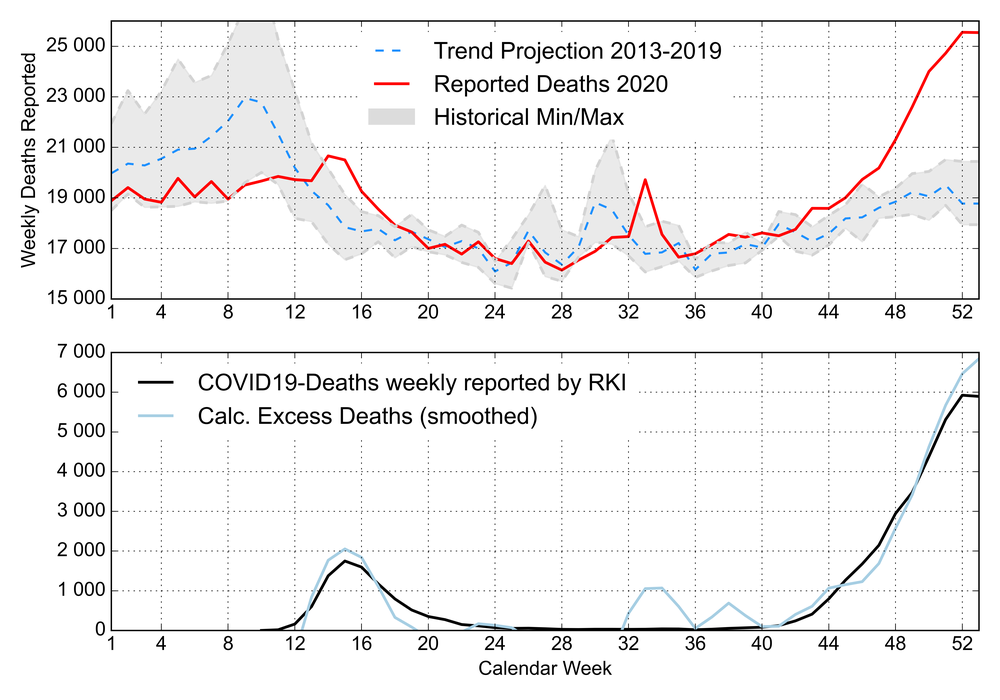
#> input picture article/figures/Fig 2a de üs 2020 baseline 13-19 plus C19.tif, 1000 x 700 px, shrunk from 6000 x 4200 before the run
$ python 'Fig S2 abcd combined.py'
#> lines starting #> are read from the running program, lines starting #| are printed output that depends on the picture
from PIL import Image, ImageDraw

# Bilder laden
img1 = Image.open("../figures/Fig 2a de üs 2020 baseline 13-19 plus C19.tif")
#> img1 is the input picture: PIL image 1000x700 RGBA; mean R, G, B, A 242.9, 242, 242.3, 255
img2 = Image.open("../figures/Fig 2b de üs 2021 baseline 13-19.tif")
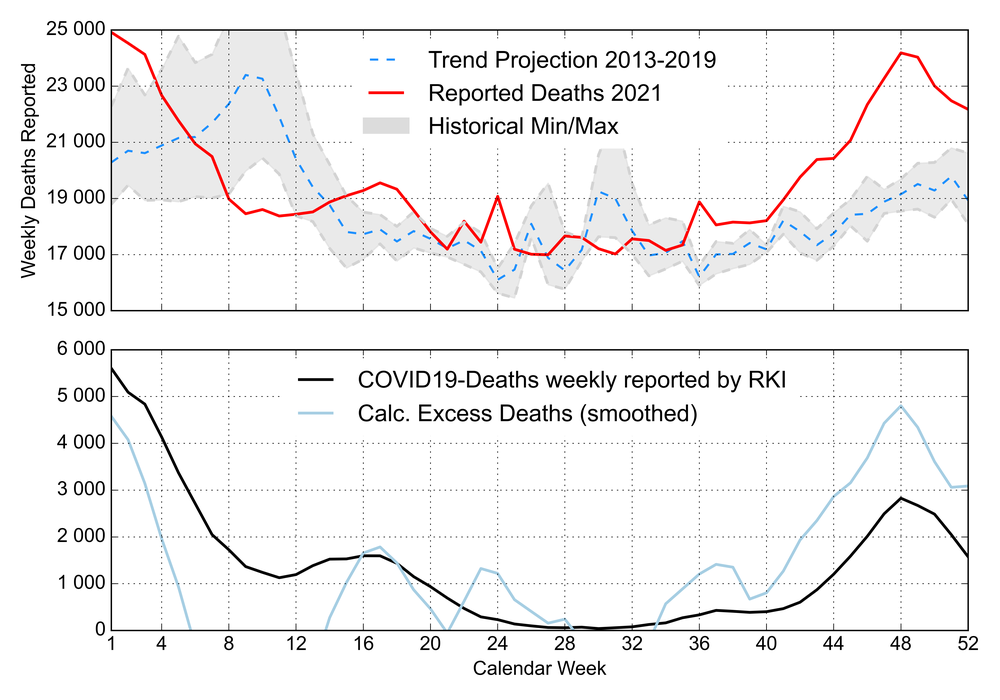
#> input picture article/figures/Fig 2b de üs 2021 baseline 13-19.tif, 1000 x 700 px, shrunk from 6000 x 4200 before the run
#> img2 is the input picture: PIL image 1000x700 RGBA; mean R, G, B, A 243, 242.2, 242.5, 255
img3 = Image.open("../figures/Fig 2c de üs 2022 baseline 13-19.tif")
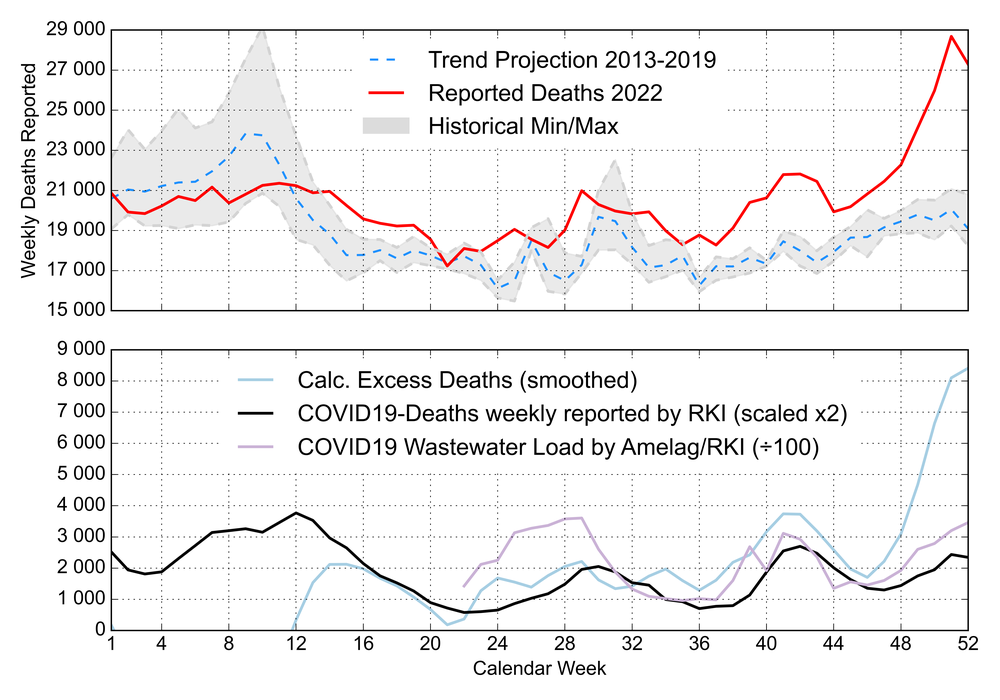
#> input picture article/figures/Fig 2c de üs 2022 baseline 13-19.tif, 1000 x 700 px, shrunk from 6000 x 4200 before the run
#> img3 is the input picture: PIL image 1000x700 RGBA; mean R, G, B, A 241.7, 240.8, 241.2, 255
img4 = Image.open("../figures/Fig 2d de üs 2023 baseline 13-19.tif")
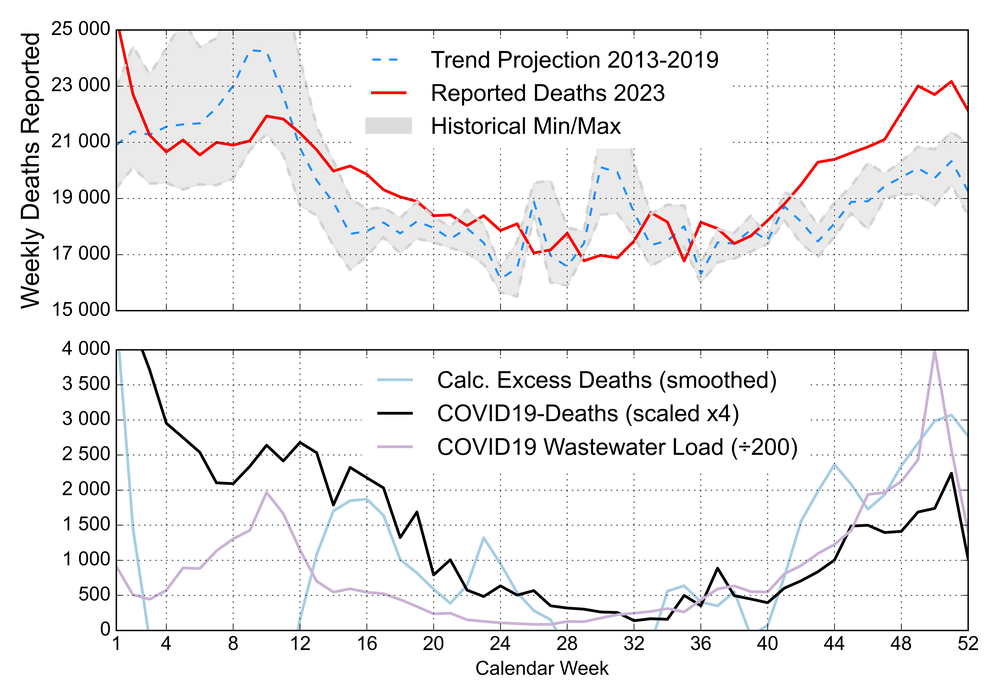
#> input picture article/figures/Fig 2d de üs 2023 baseline 13-19.tif, 1000 x 700 px, shrunk from 6000 x 4200 before the run
#> img4 is the input picture: PIL image 1000x700 RGBA; mean R, G, B, A 241.6, 240.7, 241.3, 255

# gleiche Größe annehmen
w, h = img1.size
#> w = 1000; h = 700

# neue Leinwand
canvas = Image.new("RGB", (2*w, 2*h), "white")
#> canvas: PIL image 2000x1400 RGB; every value is 255

# einfügen
canvas.paste(img1, (0, 0))
canvas.paste(img2, (w, 0))
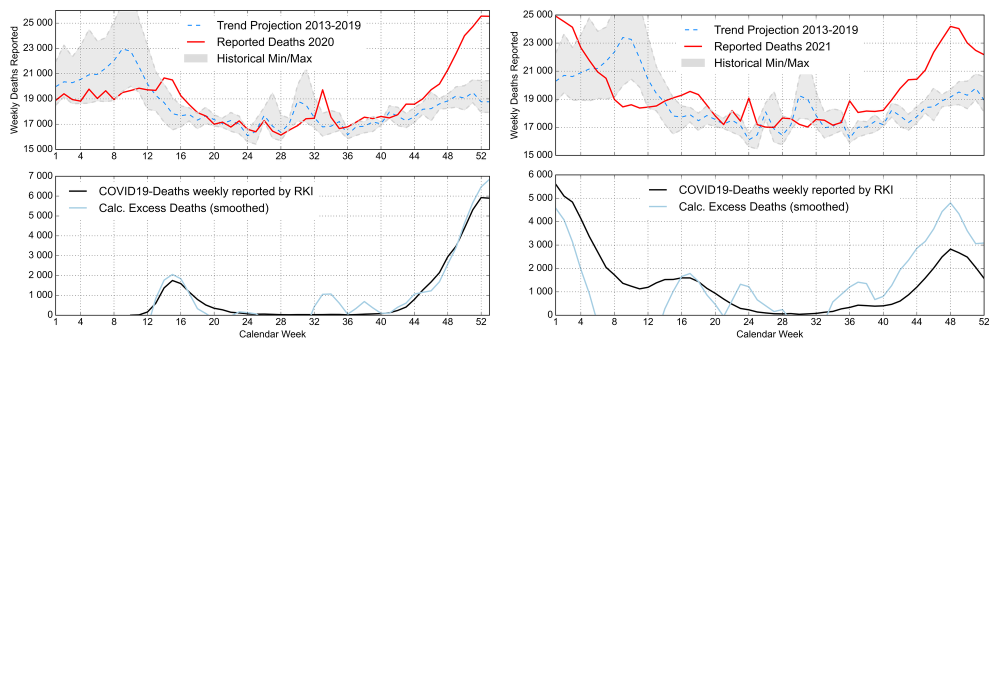
#> canvas: PIL image 2000x1400 RGB (shown at 1/2 size); mean R, G, B 249, 248.6, 248.7
canvas.paste(img3, (0, h))
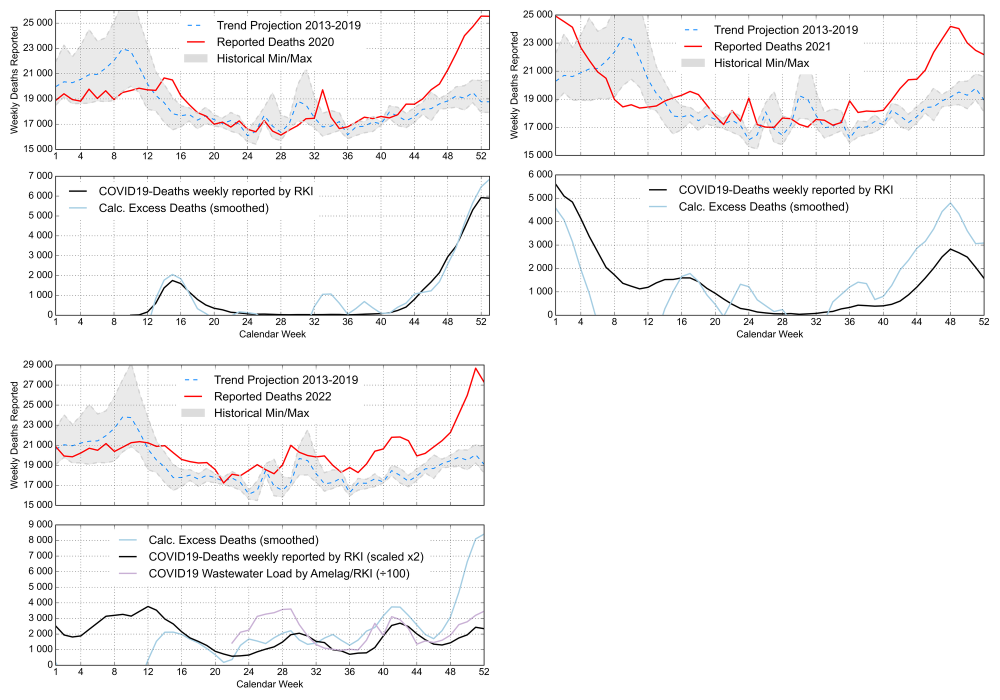
#> canvas: PIL image 2000x1400 RGB (shown at 1/2 size); mean R, G, B 245.7, 245, 245.2
canvas.paste(img4, (w, h))
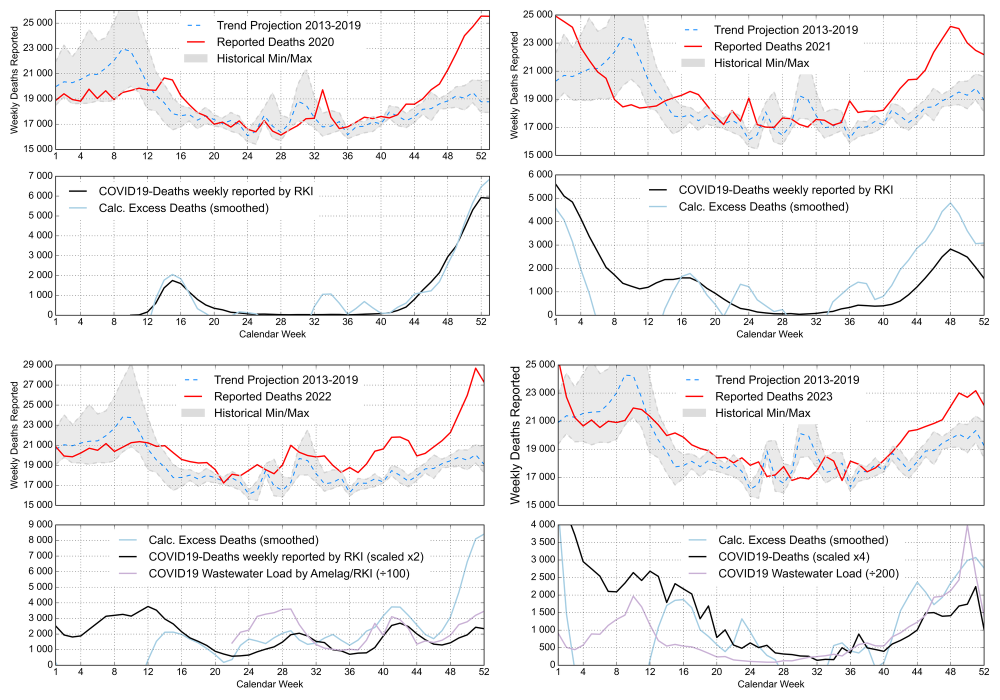
#> canvas: PIL image 2000x1400 RGB (shown at 1/2 size); mean R, G, B 242.3, 241.4, 241.8

# optional Labels
draw = ImageDraw.Draw(canvas)
draw.text((20, 20), "(a)", fill="black")
draw.text((w+20, 20), "(b)", fill="black")
draw.text((20, h+20), "(c)", fill="black")
draw.text((w+20, h+20), "(d)", fill="black")

canvas.save("../figures/Fig 2 abcd_combined.tif", dpi=(600,600),
            compression="tiff_lzw")
